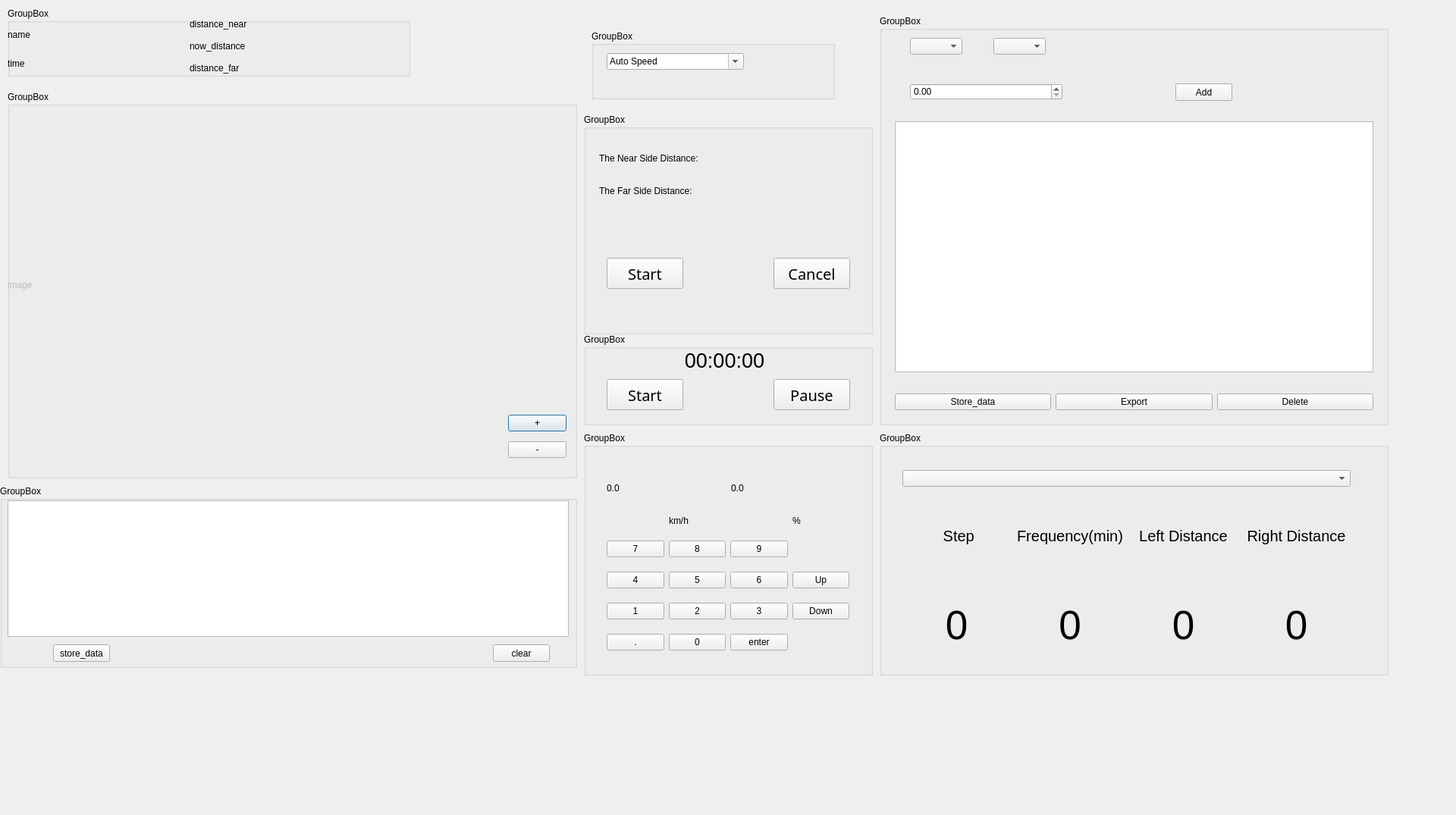
<?xml version="1.0" encoding="UTF-8"?>
<ui version="4.0">
 <class>Dialog</class>
 <widget class="QDialog" name="Dialog">
  <property name="geometry">
   <rect>
    <x>0</x>
    <y>0</y>
    <width>1920</width>
    <height>1075</height>
   </rect>
  </property>
  <property name="windowTitle">
   <string>Dialog</string>
  </property>
  <widget class="QGroupBox" name="groupBox">
   <property name="geometry">
    <rect>
     <x>10</x>
     <y>120</y>
     <width>751</width>
     <height>511</height>
    </rect>
   </property>
   <property name="title">
    <string>GroupBox</string>
   </property>
   <widget class="QWidget" name="verticalLayoutWidget_2">
    <property name="geometry">
     <rect>
      <x>660</x>
      <y>420</y>
      <width>77</width>
      <height>71</height>
     </rect>
    </property>
    <layout class="QVBoxLayout" name="verticalLayout_2">
     <item>
      <widget class="QPushButton" name="pushButton">
       <property name="text">
        <string>+</string>
       </property>
      </widget>
     </item>
     <item>
      <widget class="QPushButton" name="pushButton_2">
       <property name="text">
        <string>-</string>
       </property>
      </widget>
     </item>
    </layout>
   </widget>
   <widget class="QWidget" name="horizontalLayoutWidget">
    <property name="geometry">
     <rect>
      <x>0</x>
      <y>20</y>
      <width>661</width>
      <height>471</height>
     </rect>
    </property>
    <layout class="QHBoxLayout" name="horizontalLayout">
     <item>
      <widget class="QLabel" name="label">
       <property name="enabled">
        <bool>false</bool>
       </property>
       <property name="text">
        <string>image</string>
       </property>
      </widget>
     </item>
    </layout>
   </widget>
  </widget>
  <widget class="QGroupBox" name="groupBox_2">
   <property name="geometry">
    <rect>
     <x>0</x>
     <y>640</y>
     <width>761</width>
     <height>241</height>
    </rect>
   </property>
   <property name="title">
    <string>GroupBox</string>
   </property>
   <widget class="QGraphicsView" name="graphicsView">
    <property name="geometry">
     <rect>
      <x>10</x>
      <y>20</y>
      <width>740</width>
      <height>180</height>
     </rect>
    </property>
    <property name="viewportUpdateMode">
     <enum>QGraphicsView::NoViewportUpdate</enum>
    </property>
   </widget>
   <widget class="QPushButton" name="pushButton_3">
    <property name="geometry">
     <rect>
      <x>70</x>
      <y>210</y>
      <width>75</width>
      <height>23</height>
     </rect>
    </property>
    <property name="text">
     <string>store_data</string>
    </property>
   </widget>
   <widget class="QPushButton" name="pushButton_4">
    <property name="geometry">
     <rect>
      <x>650</x>
      <y>210</y>
      <width>75</width>
      <height>23</height>
     </rect>
    </property>
    <property name="text">
     <string>clear</string>
    </property>
   </widget>
  </widget>
  <widget class="QGroupBox" name="groupBox_3">
   <property name="geometry">
    <rect>
     <x>10</x>
     <y>10</y>
     <width>531</width>
     <height>91</height>
    </rect>
   </property>
   <property name="title">
    <string>GroupBox</string>
   </property>
   <widget class="QWidget" name="verticalLayoutWidget_3">
    <property name="geometry">
     <rect>
      <x>240</x>
      <y>10</y>
      <width>271</width>
      <height>81</height>
     </rect>
    </property>
    <layout class="QVBoxLayout" name="verticalLayout_3">
     <item>
      <widget class="QLabel" name="label_5">
       <property name="text">
        <string>distance_near</string>
       </property>
      </widget>
     </item>
     <item>
      <widget class="QLabel" name="label_6">
       <property name="text">
        <string>now_distance</string>
       </property>
      </widget>
     </item>
     <item>
      <widget class="QLabel" name="label_4">
       <property name="text">
        <string>distance_far</string>
       </property>
      </widget>
     </item>
    </layout>
   </widget>
   <widget class="QWidget" name="verticalLayoutWidget_4">
    <property name="geometry">
     <rect>
      <x>0</x>
      <y>19</y>
      <width>171</width>
      <height>71</height>
     </rect>
    </property>
    <layout class="QVBoxLayout" name="verticalLayout_4">
     <item>
      <widget class="QLabel" name="label_2">
       <property name="text">
        <string>name</string>
       </property>
      </widget>
     </item>
     <item>
      <widget class="QLabel" name="label_3">
       <property name="text">
        <string>time</string>
       </property>
      </widget>
     </item>
    </layout>
   </widget>
  </widget>
  <widget class="QGroupBox" name="groupBox_4">
   <property name="geometry">
    <rect>
     <x>780</x>
     <y>40</y>
     <width>321</width>
     <height>91</height>
    </rect>
   </property>
   <property name="title">
    <string>GroupBox</string>
   </property>
   <widget class="QComboBox" name="comboBox">
    <property name="geometry">
     <rect>
      <x>20</x>
      <y>30</y>
      <width>181</width>
      <height>22</height>
     </rect>
    </property>
    <property name="editable">
     <bool>true</bool>
    </property>
    <property name="currentText">
     <string>Auto Speed</string>
    </property>
   </widget>
  </widget>
  <widget class="QGroupBox" name="groupBox_5">
   <property name="geometry">
    <rect>
     <x>770</x>
     <y>570</y>
     <width>381</width>
     <height>321</height>
    </rect>
   </property>
   <property name="title">
    <string>GroupBox</string>
   </property>
   <widget class="QWidget" name="gridLayoutWidget">
    <property name="geometry">
     <rect>
      <x>30</x>
      <y>130</y>
      <width>320</width>
      <height>171</height>
     </rect>
    </property>
    <layout class="QGridLayout" name="gridLayout">
     <item row="0" column="1">
      <widget class="QPushButton" name="pushButton_8">
       <property name="text">
        <string>8</string>
       </property>
      </widget>
     </item>
     <item row="2" column="0">
      <widget class="QPushButton" name="pushButton_7">
       <property name="text">
        <string>1</string>
       </property>
      </widget>
     </item>
     <item row="3" column="2">
      <widget class="QPushButton" name="pushButton_26">
       <property name="text">
        <string>enter</string>
       </property>
      </widget>
     </item>
     <item row="3" column="1">
      <widget class="QPushButton" name="pushButton_14">
       <property name="text">
        <string>0</string>
       </property>
      </widget>
     </item>
     <item row="3" column="0">
      <widget class="QPushButton" name="pushButton_15">
       <property name="text">
        <string>.</string>
       </property>
      </widget>
     </item>
     <item row="0" column="2">
      <widget class="QPushButton" name="pushButton_13">
       <property name="text">
        <string>9</string>
       </property>
      </widget>
     </item>
     <item row="1" column="2">
      <widget class="QPushButton" name="pushButton_24">
       <property name="text">
        <string>6</string>
       </property>
      </widget>
     </item>
     <item row="2" column="2">
      <widget class="QPushButton" name="pushButton_25">
       <property name="text">
        <string>3</string>
       </property>
      </widget>
     </item>
     <item row="0" column="0">
      <widget class="QPushButton" name="pushButton_10">
       <property name="text">
        <string>7</string>
       </property>
      </widget>
     </item>
     <item row="1" column="1">
      <widget class="QPushButton" name="pushButton_9">
       <property name="text">
        <string>5</string>
       </property>
      </widget>
     </item>
     <item row="2" column="1">
      <widget class="QPushButton" name="pushButton_11">
       <property name="text">
        <string>2</string>
       </property>
      </widget>
     </item>
     <item row="1" column="0">
      <widget class="QPushButton" name="pushButton_12">
       <property name="text">
        <string>4</string>
       </property>
      </widget>
     </item>
     <item row="2" column="3">
      <widget class="QPushButton" name="pushButton_5">
       <property name="text">
        <string>Down</string>
       </property>
      </widget>
     </item>
     <item row="1" column="3">
      <widget class="QPushButton" name="pushButton_6">
       <property name="text">
        <string>Up</string>
       </property>
      </widget>
     </item>
    </layout>
   </widget>
   <widget class="QWidget" name="horizontalLayoutWidget_2">
    <property name="geometry">
     <rect>
      <x>30</x>
      <y>23</y>
      <width>321</width>
      <height>101</height>
     </rect>
    </property>
    <layout class="QHBoxLayout" name="horizontalLayout_2">
     <item>
      <widget class="QLabel" name="label_8">
       <property name="text">
        <string>0.0</string>
       </property>
      </widget>
     </item>
     <item>
      <widget class="QLabel" name="label_12">
       <property name="text">
        <string>km/h</string>
       </property>
       <property name="textFormat">
        <enum>Qt::AutoText</enum>
       </property>
       <property name="alignment">
        <set>Qt::AlignBottom|Qt::AlignLeading|Qt::AlignLeft</set>
       </property>
      </widget>
     </item>
     <item>
      <widget class="QLabel" name="label_7">
       <property name="text">
        <string>0.0</string>
       </property>
      </widget>
     </item>
     <item>
      <widget class="QLabel" name="label_13">
       <property name="text">
        <string>%</string>
       </property>
       <property name="alignment">
        <set>Qt::AlignBottom|Qt::AlignLeading|Qt::AlignLeft</set>
       </property>
      </widget>
     </item>
    </layout>
   </widget>
  </widget>
  <widget class="QGroupBox" name="groupBox_6">
   <property name="geometry">
    <rect>
     <x>770</x>
     <y>150</y>
     <width>381</width>
     <height>291</height>
    </rect>
   </property>
   <property name="title">
    <string>GroupBox</string>
   </property>
   <widget class="QPushButton" name="pushButton_16">
    <property name="geometry">
     <rect>
      <x>30</x>
      <y>190</y>
      <width>101</width>
      <height>41</height>
     </rect>
    </property>
    <property name="font">
     <font>
      <family>Neo Sans</family>
      <pointsize>15</pointsize>
     </font>
    </property>
    <property name="text">
     <string>Start</string>
    </property>
   </widget>
   <widget class="QPushButton" name="pushButton_17">
    <property name="geometry">
     <rect>
      <x>250</x>
      <y>190</y>
      <width>101</width>
      <height>41</height>
     </rect>
    </property>
    <property name="font">
     <font>
      <family>Neo Sans</family>
      <pointsize>15</pointsize>
     </font>
    </property>
    <property name="text">
     <string>Cancel</string>
    </property>
   </widget>
   <widget class="QWidget" name="verticalLayoutWidget">
    <property name="geometry">
     <rect>
      <x>20</x>
      <y>40</y>
      <width>351</width>
      <height>80</height>
     </rect>
    </property>
    <layout class="QVBoxLayout" name="verticalLayout">
     <item>
      <widget class="QLabel" name="label_9">
       <property name="text">
        <string>The Near Side Distance:</string>
       </property>
      </widget>
     </item>
     <item>
      <widget class="QLabel" name="label_10">
       <property name="text">
        <string>The Far Side Distance:</string>
       </property>
      </widget>
     </item>
    </layout>
   </widget>
  </widget>
  <widget class="QGroupBox" name="groupBox_7">
   <property name="geometry">
    <rect>
     <x>1160</x>
     <y>20</y>
     <width>671</width>
     <height>541</height>
    </rect>
   </property>
   <property name="title">
    <string>GroupBox</string>
   </property>
   <widget class="QComboBox" name="comboBox_3">
    <property name="geometry">
     <rect>
      <x>40</x>
      <y>30</y>
      <width>69</width>
      <height>22</height>
     </rect>
    </property>
   </widget>
   <widget class="QComboBox" name="comboBox_4">
    <property name="geometry">
     <rect>
      <x>150</x>
      <y>30</y>
      <width>69</width>
      <height>22</height>
     </rect>
    </property>
   </widget>
   <widget class="QDoubleSpinBox" name="doubleSpinBox">
    <property name="geometry">
     <rect>
      <x>40</x>
      <y>90</y>
      <width>201</width>
      <height>22</height>
     </rect>
    </property>
    <property name="cursor">
     <cursorShape>ArrowCursor</cursorShape>
    </property>
    <property name="singleStep">
     <double>0.100000000000000</double>
    </property>
   </widget>
   <widget class="QPushButton" name="pushButton_23">
    <property name="geometry">
     <rect>
      <x>390</x>
      <y>90</y>
      <width>75</width>
      <height>23</height>
     </rect>
    </property>
    <property name="text">
     <string>Add</string>
    </property>
   </widget>
   <widget class="QTableView" name="tableView">
    <property name="geometry">
     <rect>
      <x>20</x>
      <y>140</y>
      <width>631</width>
      <height>331</height>
     </rect>
    </property>
   </widget>
   <widget class="QWidget" name="horizontalLayoutWidget_3">
    <property name="geometry">
     <rect>
      <x>20</x>
      <y>480</y>
      <width>631</width>
      <height>61</height>
     </rect>
    </property>
    <layout class="QHBoxLayout" name="horizontalLayout_3">
     <item>
      <widget class="QPushButton" name="pushButton_18">
       <property name="text">
        <string>Store_data</string>
       </property>
      </widget>
     </item>
     <item>
      <widget class="QPushButton" name="pushButton_19">
       <property name="text">
        <string>Export</string>
       </property>
      </widget>
     </item>
     <item>
      <widget class="QPushButton" name="pushButton_20">
       <property name="text">
        <string>Delete</string>
       </property>
      </widget>
     </item>
    </layout>
   </widget>
  </widget>
  <widget class="QGroupBox" name="groupBox_8">
   <property name="geometry">
    <rect>
     <x>1160</x>
     <y>570</y>
     <width>671</width>
     <height>321</height>
    </rect>
   </property>
   <property name="title">
    <string>GroupBox</string>
   </property>
   <widget class="QComboBox" name="comboBox_2">
    <property name="geometry">
     <rect>
      <x>30</x>
      <y>50</y>
      <width>591</width>
      <height>22</height>
     </rect>
    </property>
   </widget>
   <widget class="QWidget" name="horizontalLayoutWidget_4">
    <property name="geometry">
     <rect>
      <x>30</x>
      <y>80</y>
      <width>591</width>
      <height>231</height>
     </rect>
    </property>
    <layout class="QHBoxLayout" name="horizontalLayout_4">
     <item>
      <layout class="QVBoxLayout" name="verticalLayout_6">
       <item>
        <widget class="QLabel" name="label_14">
         <property name="font">
          <font>
           <pointsize>15</pointsize>
          </font>
         </property>
         <property name="text">
          <string> Step</string>
         </property>
         <property name="alignment">
          <set>Qt::AlignCenter</set>
         </property>
        </widget>
       </item>
       <item>
        <widget class="QLabel" name="label_15">
         <property name="font">
          <font>
           <pointsize>40</pointsize>
          </font>
         </property>
         <property name="text">
          <string>0</string>
         </property>
         <property name="alignment">
          <set>Qt::AlignCenter</set>
         </property>
        </widget>
       </item>
      </layout>
     </item>
     <item>
      <layout class="QVBoxLayout" name="verticalLayout_7">
       <item>
        <widget class="QLabel" name="label_16">
         <property name="font">
          <font>
           <pointsize>15</pointsize>
          </font>
         </property>
         <property name="text">
          <string>Frequency(min)</string>
         </property>
         <property name="alignment">
          <set>Qt::AlignCenter</set>
         </property>
        </widget>
       </item>
       <item>
        <widget class="QLabel" name="label_17">
         <property name="font">
          <font>
           <pointsize>40</pointsize>
          </font>
         </property>
         <property name="text">
          <string>0</string>
         </property>
         <property name="alignment">
          <set>Qt::AlignCenter</set>
         </property>
        </widget>
       </item>
      </layout>
     </item>
     <item>
      <layout class="QVBoxLayout" name="verticalLayout_8">
       <item>
        <widget class="QLabel" name="label_18">
         <property name="font">
          <font>
           <pointsize>15</pointsize>
          </font>
         </property>
         <property name="text">
          <string>Left Distance</string>
         </property>
         <property name="alignment">
          <set>Qt::AlignCenter</set>
         </property>
        </widget>
       </item>
       <item>
        <widget class="QLabel" name="label_19">
         <property name="font">
          <font>
           <pointsize>40</pointsize>
          </font>
         </property>
         <property name="text">
          <string>0</string>
         </property>
         <property name="alignment">
          <set>Qt::AlignCenter</set>
         </property>
        </widget>
       </item>
      </layout>
     </item>
     <item>
      <layout class="QVBoxLayout" name="verticalLayout_5">
       <item>
        <widget class="QLabel" name="label_20">
         <property name="font">
          <font>
           <pointsize>15</pointsize>
          </font>
         </property>
         <property name="text">
          <string>Right Distance</string>
         </property>
         <property name="alignment">
          <set>Qt::AlignCenter</set>
         </property>
        </widget>
       </item>
       <item>
        <widget class="QLabel" name="label_21">
         <property name="font">
          <font>
           <pointsize>40</pointsize>
          </font>
         </property>
         <property name="text">
          <string>0</string>
         </property>
         <property name="alignment">
          <set>Qt::AlignCenter</set>
         </property>
        </widget>
       </item>
      </layout>
     </item>
    </layout>
   </widget>
  </widget>
  <widget class="QGroupBox" name="groupBox_9">
   <property name="geometry">
    <rect>
     <x>770</x>
     <y>440</y>
     <width>381</width>
     <height>121</height>
    </rect>
   </property>
   <property name="title">
    <string>GroupBox</string>
   </property>
   <widget class="QPushButton" name="pushButton_21">
    <property name="geometry">
     <rect>
      <x>30</x>
      <y>60</y>
      <width>101</width>
      <height>41</height>
     </rect>
    </property>
    <property name="font">
     <font>
      <family>Neo Sans</family>
      <pointsize>15</pointsize>
     </font>
    </property>
    <property name="text">
     <string>Start</string>
    </property>
   </widget>
   <widget class="QPushButton" name="pushButton_22">
    <property name="geometry">
     <rect>
      <x>250</x>
      <y>60</y>
      <width>101</width>
      <height>41</height>
     </rect>
    </property>
    <property name="font">
     <font>
      <family>Neo Sans</family>
      <pointsize>15</pointsize>
     </font>
    </property>
    <property name="text">
     <string>Pause</string>
    </property>
   </widget>
   <widget class="QLabel" name="label_11">
    <property name="geometry">
     <rect>
      <x>100</x>
      <y>20</y>
      <width>171</width>
      <height>31</height>
     </rect>
    </property>
    <property name="font">
     <font>
      <pointsize>20</pointsize>
     </font>
    </property>
    <property name="text">
     <string>00:00:00</string>
    </property>
    <property name="alignment">
     <set>Qt::AlignCenter</set>
    </property>
   </widget>
  </widget>
 </widget>
 <resources/>
 <connections/>
</ui>
